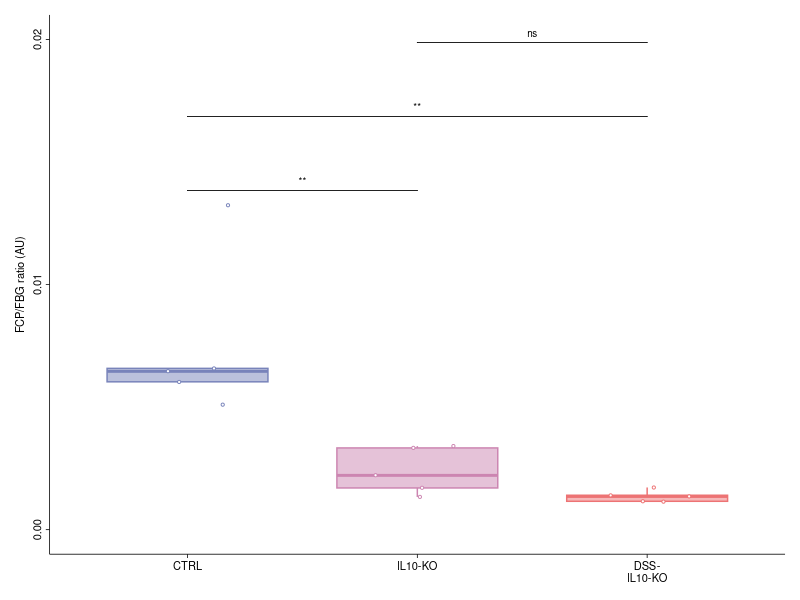

Here is the R script that generated this plot:
# ============================================================
# Fasting C-peptide (FCP)/FBG Ratio Analysis - Enhanced Version
# Revised for Diabetologia Journal Submission
# Three groups: CTRL, IL10-KO, DSS-IL10-KO
# Between-group comparison (independent samples) at Week 12
# ============================================================

# STUDY DESIGN NOTE:
# This is a BETWEEN-GROUP comparison at endpoint (Week 12)
# - Independent samples from 3 different groups
# - Single measurement per animal at Week 12
# - Comparing groups at one time point
# - FCP/FBG ratio reflects beta-cell function relative to glucose
# - Test selected by normality (consistent between plot and CSV)

# 0) Clear workspace and set working directory
rm(list = ls())
# Set the working directory to this script's own folder before running
# (e.g. in RStudio: Session > Set Working Directory > To Source File Location)

# 1) Load required libraries
library(ggplot2)
library(dplyr)
library(readr)
library(tidyr)
library(ggpubr)
library(rstatix)

# 2) Define Diabetologia colour palette
diabetologia_colors <- c(
  "CTRL"        = rgb(120, 131, 186, maxColorValue = 255),
  "IL10-KO"     = rgb(204, 133, 177, maxColorValue = 255),
  "DSS-IL10-KO" = rgb(237, 115, 116, maxColorValue = 255)
)

# 3) Read the FCP and FBG data
# NOTE (data-integrity fix): FBG is read from Fig_2a_Data_FBG.csv,
# NOT from this file's own FBG column. Fig_2bc_Data_C_peptide_FBG.csv's
# FBG column was found to be misaligned against animal identity -
# traced to an original data-entry error inherited from
# Experiments/HOMA/R/HOMA_data.csv, which predates this manuscript.
# CTRL was unaffected; all IL10-KO and DSS-IL10-KO FBG values in that
# column were wrong. Fig_2a_Data_FBG.csv is independently confirmed
# correct (it reproduces the published Fig_2a_Summary_FBG.csv exactly)
# and is joined here by Group + Replicate. This assumes Replicate
# numbering is a stable per-animal label shared across measurement
# types within a group, which is not independently verifiable for
# C_peptide (no ID-tagged C-peptide file exists) but is the standard
# assumption for a replicate/animal identifier and should be
# confirmed against original laboratory records.
cat("\n=== LOADING FASTING C-PEPTIDE (FCP) AND FBG DATA ===\n")

cpep <- read_csv("Fig_2bc_Data_C_peptide_FBG.csv") %>%
  filter(Replicate %in% c("Rep1", "Rep2", "Rep3", "Rep4", "Rep5"),
         Week_num == 12) %>%
  select(Group, Replicate, FCP = C_peptide)

fbg_correct <- read_csv("Fig_2a_Data_FBG.csv") %>%
  filter(Week_num == 12) %>%
  select(Group, Replicate, FBG)

dat <- inner_join(cpep, fbg_correct, by = c("Group", "Replicate"))

cat("\nData structure:\n")
print(head(dat, 10))
cat("\nGroups:", unique(dat$Group), "\n")
cat("Rows after joining FCP (Week 12) to corrected FBG (Week 12):", nrow(dat), "\n")

# ============================================================
# 4) Calculate FCP/FBG Ratio at Week 12
# ============================================================
cat("\n=== CALCULATING FCP/FBG RATIO AT WEEK 12 ===\n")

ratio_data <- dat %>%
  filter(!is.na(FCP) & !is.na(FBG) & FBG != 0) %>%
  mutate(
    FCP_FBG_Ratio = FCP / FBG,
    Sample_ID     = paste(Group, Replicate, sep = "_")
  ) %>%
  select(Group, Replicate, FBG, FCP, FCP_FBG_Ratio, Sample_ID)

cat("\nCalculated FCP/FBG Ratios at Week 12:\n")
print(ratio_data %>% select(Group, Replicate, FBG, FCP, FCP_FBG_Ratio))

ratio_data$Group <- factor(ratio_data$Group,
                           levels = c("CTRL", "IL10-KO", "DSS-IL10-KO"))

write.csv(ratio_data, "Fig_2c_Data_FCP_FBG_Ratio.csv", row.names = FALSE)
cat("✓ FCP/FBG ratio data exported to Fig_2c_Data_FCP_FBG_Ratio.csv\n")

cat("\nSample sizes per group at Week 12:\n")
print(table(ratio_data$Group))

# ============================================================
# 5) NORMALITY TESTING
# Drives test selection — same test used in both plot and CSV
# ============================================================
cat("\n=== NORMALITY TESTING (Shapiro-Wilk) ===\n")
cat("Testing each group separately\n")
cat("(Selected test applied consistently in plot and exported CSV)\n\n")

normality_results <- data.frame()

for (grp in levels(ratio_data$Group)) {
  data_subset <- ratio_data %>%
    filter(Group == grp) %>%
    pull(FCP_FBG_Ratio)
  
  if (length(data_subset) >= 3) {
    shapiro_result <- shapiro.test(data_subset)
    is_normal      <- shapiro_result$p.value > 0.05
    
    normality_results <- rbind(normality_results, data.frame(
      Group     = grp,
      n         = length(data_subset),
      Shapiro_W = round(shapiro_result$statistic, 4),
      Shapiro_p = round(shapiro_result$p.value, 4),
      Normal    = is_normal
    ))
    
    cat(sprintf("%s: n=%d, W = %.4f, p = %.4f \u2192 %s\n",
                grp, length(data_subset),
                shapiro_result$statistic,
                shapiro_result$p.value,
                ifelse(is_normal, "Normal", "Non-normal")))
  }
}

cat("\n=== NORMALITY RESULTS SUMMARY ===\n")
print(normality_results)

write.csv(normality_results,
          file      = "Fig_2c_Normality_Results.csv",
          row.names = FALSE)
cat("✓ Normality results exported to Fig_2c_Normality_Results.csv\n")

# ============================================================
# 6) DETERMINE OVERALL TEST STRATEGY
# ============================================================
cat("\n=== TEST SELECTION STRATEGY ===\n")

all_normal <- all(normality_results$Normal)

if (all_normal) {
  overall_test  <- "ANOVA"
  pairwise_test <- "t.test"
  cat("Decision: ALL groups are normally distributed\n")
  cat("\u2192 Use parametric approach:\n")
  cat("  - Overall test: One-way ANOVA\n")
  cat("  - Pairwise tests: Unpaired t-tests\n")
} else {
  overall_test  <- "Kruskal-Wallis"
  pairwise_test <- "wilcox.test"
  cat("Decision: At least one group is NOT normally distributed\n")
  cat("\u2192 Use non-parametric approach:\n")
  cat("  - Overall test: Kruskal-Wallis\n")
  cat("  - Pairwise tests: Mann-Whitney U tests\n")
}

test_decision <- data.frame(
  All_Groups_Normal = all_normal,
  Overall_Test      = overall_test,
  Pairwise_Test     = pairwise_test
)

write.csv(test_decision,
          file      = "Fig_2c_Test_Decision.csv",
          row.names = FALSE)
cat("✓ Test decision exported to Fig_2c_Test_Decision.csv\n")

# ============================================================
# 7) PERFORM OVERALL TEST
# ============================================================
cat("\n=== PERFORMING OVERALL TEST ===\n")

if (all_normal) {
  overall_result  <- aov(FCP_FBG_Ratio ~ Group, data = ratio_data)
  overall_summary <- summary(overall_result)
  cat("\nOne-way ANOVA:\n")
  print(overall_summary)
  overall_p <- overall_summary[[1]][["Pr(>F)"]][1]
  cat(sprintf("\nF-statistic: %.4f, p-value: %.4f\n",
              overall_summary[[1]][["F value"]][1], overall_p))
} else {
  overall_result <- kruskal.test(FCP_FBG_Ratio ~ Group, data = ratio_data)
  cat("\nKruskal-Wallis test:\n")
  cat(sprintf("chi-squared = %.4f, df = %d, p-value = %.4f\n",
              overall_result$statistic,
              overall_result$parameter,
              overall_result$p.value))
  overall_p <- overall_result$p.value
}

if (overall_p < 0.05) {
  cat("\nOverall test is SIGNIFICANT \u2192 proceed with pairwise comparisons\n")
} else {
  cat("\nOverall test is NOT significant \u2192 pairwise tests for completeness only\n")
}

# ============================================================
# 8) PAIRWISE POST-HOC COMPARISONS — RAW P-VALUES, NO CORRECTION
#    Same test method used here as in the plot (pairwise_test)
# ============================================================
cat("\n=== PERFORMING PAIRWISE COMPARISONS (raw p-values, no correction) ===\n")

my_comparisons <- list(
  c("CTRL", "IL10-KO"),
  c("CTRL", "DSS-IL10-KO"),
  c("IL10-KO", "DSS-IL10-KO")
)

posthoc_result <- compare_means(
  formula     = FCP_FBG_Ratio ~ Group,
  data        = ratio_data,
  method      = pairwise_test,   # Adaptive — consistent with plot
  paired      = FALSE,
  comparisons = my_comparisons
) %>%
  rename(Variable = .y.)

# Format results — raw p-values only
posthoc_result <- posthoc_result %>%
  mutate(
    p        = signif(p, 3),
    p.signif = case_when(
      p < 0.001 ~ "***",
      p < 0.01  ~ "**",
      p < 0.05  ~ "*",
      TRUE      ~ "ns"
    ),
    Test_Method = pairwise_test
  ) %>%
  select(Variable, group1, group2, Test_Method, p, p.signif)

cat("\n=== Pairwise Comparison Results (raw p-values) ===\n")
print(posthoc_result)

write.csv(posthoc_result,
          file      = "Fig_2c_Statistical_Tests.csv",
          row.names = FALSE)
cat("✓ Statistical test results exported to Fig_2c_Statistical_Tests.csv\n")

# ============================================================
# 9) Summary statistics by Group
# ============================================================
cat("\n=== CALCULATING SUMMARY STATISTICS ===\n")

summary_stats <- ratio_data %>%
  group_by(Group) %>%
  summarise(
    n      = n(),
    mean   = round(mean(FCP_FBG_Ratio,   na.rm = TRUE), 4),
    sd     = round(sd(FCP_FBG_Ratio,     na.rm = TRUE), 4),
    sem    = round(sd(FCP_FBG_Ratio,     na.rm = TRUE) / sqrt(n()), 4),
    median = round(median(FCP_FBG_Ratio, na.rm = TRUE), 4),
    min    = round(min(FCP_FBG_Ratio,    na.rm = TRUE), 4),
    max    = round(max(FCP_FBG_Ratio,    na.rm = TRUE), 4),
    .groups = 'drop'
  ) %>%
  mutate(Mean_SEM = paste0(mean, " \u00b1 ", sem))

cat("\n=== Summary Statistics (Mean \u00b1 SEM) ===\n")
print(summary_stats)

write.csv(summary_stats,
          file      = "Fig_2c_Summary_FCP_FBG_Ratio.csv",
          row.names = FALSE)
cat("✓ Summary statistics exported to Fig_2c_Summary_FCP_FBG_Ratio.csv\n")

# ============================================================
# 10) Create boxplot
#     pairwise_test ensures plot matches exported CSV exactly
# ============================================================
cat("\n=== GENERATING BOXPLOT ===\n")

x_labels <- c("CTRL", "IL10-KO", "DSS-\nIL10-KO")
names(x_labels) <- c("CTRL", "IL10-KO", "DSS-IL10-KO")

boxplot_ratio <- ggboxplot(
  ratio_data, x = "Group", y = "FCP_FBG_Ratio",
  color  = "Group", fill = "Group",
  alpha  = 0.5, add = "jitter",
  add.params = list(color = "Group", shape = 21,
                    fill = "white", size = 0.75),
  palette       = diabetologia_colors,
  outlier.shape = NA
) +
  scale_y_continuous(breaks = c(0, 0.01, 0.02), limits = c(0, 0.02)) +
  labs(
    y = "FCP/FBG ratio (AU)",
    x = "Experimental group"
  ) +
  scale_x_discrete(labels = x_labels) +
  theme_classic() +
  theme(
    legend.position  = "none",
    axis.title.y     = element_text(size = 8),
    axis.title.x     = element_blank(),
    axis.text.x      = element_text(size = 8, colour = "black"),
    axis.text.y      = element_text(size = 8, colour = "black",
                                    angle = 90, hjust = 0.5),
    axis.line        = element_line(colour = "black",
                                    linewidth = 0.75 / .pt),
    axis.ticks       = element_line(colour = "black",
                                    linewidth = 0.75 / .pt),
    plot.margin      = margin(3.8, 3.8, 3.8, 3.8, "mm")
  ) +
  stat_compare_means(
    comparisons   = my_comparisons,
    method        = pairwise_test,   # Consistent with CSV export
    paired        = FALSE,
    tip.length    = 0.0,
    step.increase = 0.25,
    label         = "p.signif",
    size          = 2.5,
    bracket.size  = 0.3
  )

print(boxplot_ratio)

ggsave(
  filename  = "Fig_2c_Boxplot_FCP_FBG_Ratio.png",
  plot      = boxplot_ratio,
  scale = 1, width = 5.9, height = 5.7,
  units = "cm", dpi = 600, limitsize = FALSE
)

ggsave(
  filename  = "Fig_2c_Boxplot_FCP_FBG_Ratio.svg",
  plot      = boxplot_ratio,
  scale = 1, width = 5.9, height = 5.7,
  units = "cm", limitsize = FALSE
)

cat("✓ Boxplot saved in PNG and SVG formats\n")

# ============================================================
# 11) Biological interpretation summary
# ============================================================
cat("\n=== BIOLOGICAL INTERPRETATION ===\n")

bio_summary <- ratio_data %>%
  group_by(Group) %>%
  summarise(
    n          = n(),
    Mean_FCP   = round(mean(FCP,           na.rm = TRUE), 3),
    Mean_FBG   = round(mean(FBG,           na.rm = TRUE), 1),
    Mean_Ratio = round(mean(FCP_FBG_Ratio, na.rm = TRUE), 4),
    .groups = 'drop'
  )

cat("\nMean values by group at Week 12:\n")
print(bio_summary)

write.csv(bio_summary,
          file      = "Fig_2c_Biological_Summary.csv",
          row.names = FALSE)

cat("\nFCP/FBG ratio interpretation:\n")
cat("  Higher ratio: Better beta-cell compensation relative to glucose levels\n")
cat("  Lower ratio: Impaired beta-cell function relative to glucose demand\n")
cat("  FCP reflects insulin secretion capacity\n")
cat("  FBG reflects glucose homeostasis\n")
cat("  Ratio normalises insulin secretion to glycaemic state\n")
cat("  Units: (ng/mL) / (mg/dL) = dimensionless\n")

# ============================================================
# 12) Summary
# ============================================================
cat("\n", rep("=", 60), "\n", sep = "")
cat("ANALYSIS COMPLETE\n")
cat(rep("=", 60), "\n", sep = "")
cat("\nGenerated files:\n")
cat(" 1. Fig_2c_Normality_Results.csv       (Shapiro-Wilk per group)\n")
cat(" 2. Fig_2c_Test_Decision.csv           (test selection strategy)\n")
cat(" 3. Fig_2c_Statistical_Tests.csv       (pairwise tests, raw p-values)\n")
cat(" 4. Fig_2c_Boxplot_FCP_FBG_Ratio.png  (600 dpi)\n")
cat(" 5. Fig_2c_Boxplot_FCP_FBG_Ratio.svg  (vector format)\n")
cat(" 6. Fig_2c_Data_FCP_FBG_Ratio.csv     (calculated ratios)\n")
cat(" 7. Fig_2c_Summary_FCP_FBG_Ratio.csv  (descriptive statistics)\n")
cat(" 8. Fig_2c_Biological_Summary.csv     (biological interpretation data)\n")
cat("\nFigure dimensions: 5.9 cm (width) \u00d7 5.7 cm (height)\n")
cat("\nStatistical approach:\n")
cat(" - Design: BETWEEN-GROUP comparison at Week 12 (endpoint)\n")
cat(" - Normality tested separately for each group (Shapiro-Wilk)\n")
cat(sprintf(" - Overall test: %s\n", overall_test))
cat(sprintf(" - Pairwise tests: %s (consistent in plot and CSV)\n", pairwise_test))
cat(" - Multiple comparison correction: NONE (raw p-values reported)\n")
cat("\nComparisons:\n")
cat(" - CTRL vs IL10-KO\n")
cat(" - CTRL vs DSS-IL10-KO\n")
cat(" - IL10-KO vs DSS-IL10-KO\n")
cat("   Total: 3 pairwise comparisons\n")
cat("\nSignificance levels (raw p-values):\n")
cat(" *** p<0.001\n")
cat("  ** p<0.01\n")
cat("   * p<0.05\n")
cat("  ns  not significant\n")
cat("\nFCP/FBG ratio interpretation:\n")
cat(" - Formula: FCP (ng/mL) / FBG (mg/dL)\n")
cat(" - Reflects beta-cell function relative to glycaemic state\n")
cat(" - Higher ratio: Better insulin secretion capacity\n")
cat(" - Lower ratio: Impaired beta-cell compensation\n")
cat(" - Typical range: 0.001\u20130.020 (dimensionless)\n")
cat(rep("=", 60), "\n", sep = "")
